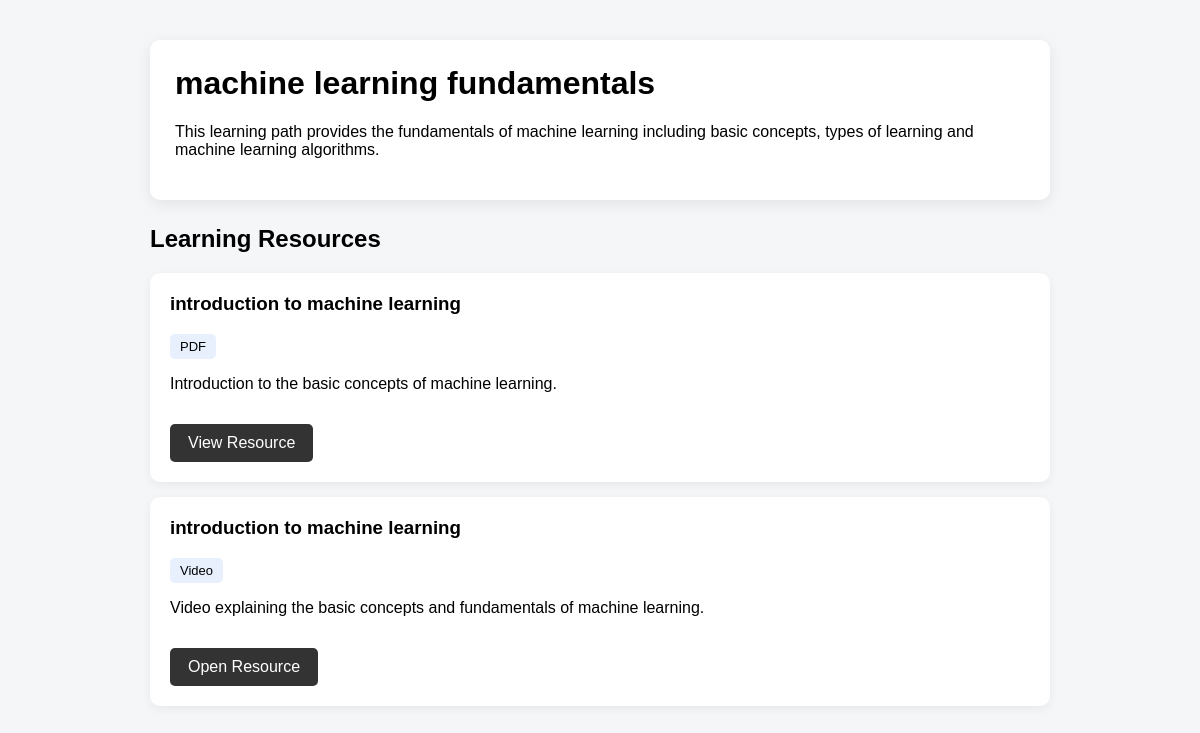
Screenshot of /learning-path/1 with the database file from the repository.
### tables this page shows
CREATE TABLE learning_paths (
            path_id INTEGER PRIMARY KEY AUTOINCREMENT,
            skill_id INTEGER NOT NULL,
            title TEXT NOT NULL,
            description TEXT,
            created_by INTEGER NOT NULL,
            FOREIGN KEY (skill_id) REFERENCES skills(skill_id),
            FOREIGN KEY (created_by) REFERENCES users(user_id)
        );

CREATE TABLE learning_path_resources (
            id INTEGER PRIMARY KEY AUTOINCREMENT,
            path_id INTEGER NOT NULL,
            resource_id INTEGER NOT NULL,
            sequence_order INTEGER NOT NULL,
            FOREIGN KEY (path_id) REFERENCES learning_paths(path_id),
            FOREIGN KEY (resource_id) REFERENCES resources(resource_id)
        );

CREATE TABLE resources (
            resource_id INTEGER PRIMARY KEY AUTOINCREMENT,
            title TEXT NOT NULL,
            resource_type TEXT NOT NULL,
            file_path TEXT,
            url TEXT,
            description TEXT
        );

### app.py (the view)
@app.route(
    "/learning-path/<int:path_id>"
)
def view_learning_path(path_id):
    connection = get_db_connection()
    learning_path = connection.execute("""

        SELECT

            lp.path_id,

            lp.title,

            lp.description,

            s.skill_name

        FROM learning_paths lp

        LEFT JOIN skills s

        ON lp.skill_id = s.skill_id

        WHERE lp.path_id = ?

    """, (
        path_id,
    )).fetchone()
    if learning_path is None:
        connection.close()
        return "Learning path not found."
    resources = connection.execute("""

        SELECT

            r.resource_id,

            r.title,

            r.resource_type,

            r.file_path,

            r.url,

            r.description,

            lpr.sequence_order

        FROM learning_path_resources lpr

        JOIN resources r

        ON lpr.resource_id = r.resource_id

        WHERE lpr.path_id = ?

        ORDER BY lpr.sequence_order

    """, (
        path_id,
    )).fetchall()
    connection.close()
    return render_template(
        "learning_path.html",
        learning_path=learning_path,
        resources=resources
    )

### app.py (called while the page is built)
def get_db_connection():
    connection = sqlite3.connect(DATABASE)
    connection.row_factory = sqlite3.Row
    return connection

### templates/learning_path.html (shortened to what this page needs)
<!DOCTYPE html>
<html>
<head>
</head>
<body>
<div class="container">
    <div class="header">
        <h1>
            {{ learning_path['title'] }}
        </h1>
        <p>
            {{ learning_path['description'] }}
        </p>
    </div>
    <h2>
        Learning Resources
    </h2>
    {% if resources %}
        {% for resource in resources %}
            <div class="resource">
                <h3>
                    {{ resource['title'] }}
                </h3>
                <span class="type">
                    {{ resource['resource_type'] }}
                </span>
                <p>
                    {{ resource['description'] }}
                </p>
                {% if resource['file_path'] %}
                    {% set filename = resource['file_path'].replace('\\', '/').split('/')[-1] %}
                    <a
                        class="view-button"
                        href="{{ url_for('uploaded_resource', filename=filename) }}"
                        target="_blank"
                    >
                        View Resource
                    </a>
                {% elif resource['url'] %}
                    <a
                        class="view-button"
                        href="{{ resource['url'] }}"
                        target="_blank"
                    >
                        Open Resource
                    </a>
                {% endif %}
            </div>
        {% endfor %}
    {% else %}
        <p>
            No learning resources added yet.
        </p>
    {% endif %}
</div>
</body>
</html>

### templates/learning_path.html (style rules this page uses)
body { font-family: Arial, sans-serif; background-color: #f4f6f8; margin: 0; padding: 40px; }
.container { max-width: 900px; margin: auto; }
.header { background: white; padding: 25px; border-radius: 10px; margin-bottom: 25px; box-shadow: 0 4px 15px rgba(0,0,0,0.08); }
.header h1 { margin-top: 0; }
.resource { background: white; padding: 20px; border-radius: 10px; margin-bottom: 15px; box-shadow: 0 3px 10px rgba(0,0,0,0.06); }
.resource h3 { margin-top: 0; }
.type { display: inline-block; background-color: #e8f0fe; padding: 5px 10px; border-radius: 5px; font-size: 13px; }
.view-button { display: inline-block; margin-top: 15px; padding: 10px 18px; background-color: #333; color: white; text-decoration: none; border-radius: 5px; }

### rows the page displays
learning_paths: title "machine learning fundamentals", description "This learning path provides the fundamentals of machine learning including basic concepts, types of learning and machine learning algorithms."
learning_path_resources: title "introduction to machine learning", resource_type "PDF", description "Introduction to the basic concepts of machine learning."
learning_path_resources: title "introduction to machine learning", resource_type "Video", description "Video explaining the basic concepts and fundamentals of machine learning."
